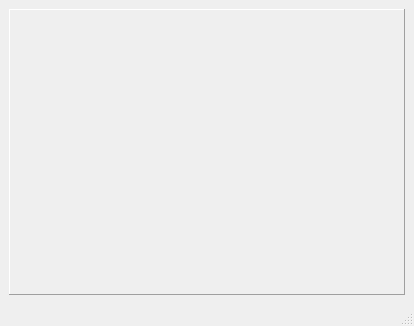
<?xml version="1.0" encoding="UTF-8"?>
<ui version="4.0">
 <class>ClientWindow</class>
 <widget class="QMainWindow" name="ClientWindow">
  <property name="geometry">
   <rect>
    <x>0</x>
    <y>0</y>
    <width>414</width>
    <height>326</height>
   </rect>
  </property>
  <property name="windowTitle">
   <string>Queue Node</string>
  </property>
  <property name="windowIcon">
   <iconset resource="../../QtLib/Resources/resources.qrc">
    <normaloff>:/icon/svg_96/cs-keyboard.svg</normaloff>:/icon/svg_96/cs-keyboard.svg</iconset>
  </property>
  <property name="windowName" stdset="0">
   <string>ClientWindow</string>
  </property>
  <widget class="QWidget" name="centralwidget">
   <layout class="QGridLayout" name="gridLayout">
    <item row="0" column="0">
     <widget class="Node" name="NODE">
      <property name="sizePolicy">
       <sizepolicy hsizetype="Preferred" vsizetype="Preferred">
        <horstretch>0</horstretch>
        <verstretch>1</verstretch>
       </sizepolicy>
      </property>
      <property name="frameShape">
       <enum>QFrame::Panel</enum>
      </property>
      <property name="frameShadow">
       <enum>QFrame::Raised</enum>
      </property>
      <property name="simulationMode" stdset="0">
       <bool>false</bool>
      </property>
      <property name="macAddress" stdset="0">
       <string>DF:01:AA:40:DE:FF</string>
      </property>
     </widget>
    </item>
   </layout>
  </widget>
  <widget class="QMenuBar" name="menubar">
   <property name="geometry">
    <rect>
     <x>0</x>
     <y>0</y>
     <width>414</width>
     <height>20</height>
    </rect>
   </property>
  </widget>
  <widget class="StatusBar" name="statusbar">
   <property name="enabled">
    <bool>true</bool>
   </property>
   <property name="sizeGripEnabled">
    <bool>true</bool>
   </property>
  </widget>
 </widget>
 <customwidgets>
  <customwidget>
   <class>Node</class>
   <extends>QFrame</extends>
   <header>Node/node.h</header>
   <container>1</container>
  </customwidget>
  <customwidget>
   <class>StatusBar</class>
   <extends>QStatusBar</extends>
   <header>StatusBar/statusbar.h</header>
  </customwidget>
 </customwidgets>
 <resources>
  <include location="../../QtLib/Resources/resources.qrc"/>
 </resources>
 <connections/>
</ui>
